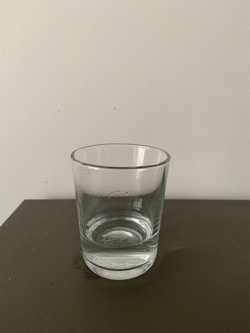
//> input picture projet_image/Image4.jpg, 250 x 333 px
$ ./main   (built with g++ and OpenCV 4)
//> lines starting //> are read from the running program, lines starting //| are printed output that depends on the picture; after the words box and inside, x2 and y2 are one past the last pixel; in counts of white or black regions, pixels touching at a corner belong together
#include <stdio.h>
#include <iostream>
#include <opencv2/opencv.hpp>
#include <string>
#include <opencv2/core/types_c.h>
#include <cstdlib>
#include <math.h>
//#include "json.hpp"
//#include "rapidjson/document.h"
#include <fstream>
//#include <json/value.h>
using namespace cv;
using namespace std;
//using json=nlohmann::json;
//using namespace rapidjson;


//faire une seuillage
// [54 lines left out: functions seuillage, histogramme, max1, afficheTab, not called in this run]


// [24 lines of commented-out code are left out]


// [26 lines left out: function CC, not called in this run]
int maxTab(int tab[], int n){
    int max=tab[0];
    for(int i=0; i<n;i++){
        if(max<tab[i]){
            max=tab[i];
        }
    }
    return max;
}

int minTab(int tab[],int n){
    int min = maxTab(tab,n),max=maxTab(tab,n);

   // cout<<"min : "<<min<<endl;
    for(int i =0 ; i < n ; i++){
        if(min>tab[i] && tab[i]!=0){
            min=tab[i];
        }
    }
    return max-min;
}

int debut(int tab[],int n,int m){
    int debut=tab[0];
    bool choix=true;
    int i=0;
    while(choix && i< n){
        if(tab[i]!=0 && tab[i]>m){
            debut=i;
           // cout<<tab[i]<<" tab debut"<<endl;
            choix=false;
            break;
        }
        i++;
    }
    return debut;
}
int fin(int tab[],int n,int m){
    int fin=tab[0];
    bool choix=true;
    int i=n-1;
    while(choix && i>0){
        if(tab[i]!=0 && tab[i]>m){
            fin=i;
            choix=false;
            break;
        }
        i--;
    }
    return fin;
}


int main(){
    /*******************avoir une image ************************/
    Mat img ;
    //img = imread("/home/aurelie/Images/projet image/Image2.png",IMREAD_COLOR);
     //img = imread("/home/aurelie/Images/projet image/image2.jpg",IMREAD_COLOR);
   img = imread("/home/aurelie/Images/projet image/Image4.jpg",IMREAD_COLOR);
//> img is the input picture: 333 rows x 250 cols, CV_8UC3; mean B, G, R 129.8, 141.8, 147.7
     //img = imread("/home/aurelie/Images/i2.png",IMREAD_COLOR);
    imshow("image",img);
    cout<<" ligne : "<<img.rows<<",colonne : "<<img.cols<<endl;
//|  ligne : 333,colonne : 250

    /**************Avoir une image en niveau de gris ****************/
    Mat nivGris(img.size(),CV_8UC1);
    for(int i =0 ; i < img.rows; i++){
        for(int j=0 ; j < img.cols; j++){
            nivGris.at<uchar>(i,j)=(img.at<Vec3b>(i,j)[0]+img.at<Vec3b>(i,j)[1]+img.at<Vec3b>(i,j)[2])/3;
          /* nivGris.at<Vec3b>(i,j)[0]=(img.at<Vec3b>(i,j)[0]+img.at<Vec3b>(i,j)[1]+img.at<Vec3b>(i,j)[2])/3;
            nivGris.at<Vec3b>(i,j)[1]=(img.at<Vec3b>(i,j)[0]+img.at<Vec3b>(i,j)[1]+img.at<Vec3b>(i,j)[2])/3;
            nivGris.at<Vec3b>(i,j)[2]=(img.at<Vec3b>(i,j)[0]+img.at<Vec3b>(i,j)[1]+img.at<Vec3b>(i,j)[2])/3;*/
        }
    }
   imshow("Niveau de gris",nivGris);
    // waitKey(0);


   /*********************contour de l'image **************************/

   Mat dst;
    Canny(img, dst, 50, 200, 3);
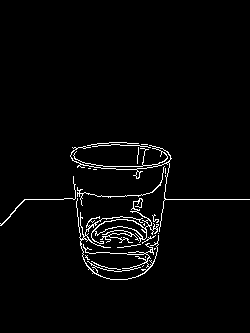
//> dst: 333 rows x 250 cols, CV_8UC1; 2.6% white in thin lines or dots, all inside (x1, y1, x2, y2) = (0, 142, 250, 280)
    imshow("canny",dst);

    waitKey(0);


    /*******************detection du verre **********************/


    // detect the contours on the binary image using cv2.CHAIN_APPROX_NONE
vector<vector<Point>> contours;
vector<Vec4i> hierarchy;

findContours(/*~thresh*/dst, contours, hierarchy, RETR_TREE, CHAIN_APPROX_NONE);
//> contours = 34 contours, 26 with area under 20; largest, box (x1, y1, x2, y2) and area: (76, 198, 159, 280) 562, (91, 198, 159, 244) 489, (94, 262, 150, 280) 454, (94, 219, 147, 240) 397, (70, 145, 250, 232) 132, (155, 147, 171, 166) 74, (0, 176, 76, 226) 24, (77, 166, 165, 206) 20
// draw contours on the original image
Mat image_copy = img.clone();
Mat clone=Mat::zeros(img.size(),CV_8UC3);

drawContours(image_copy, contours, -1, Scalar(0, 255, 0), 2);
//> image_copy: 333 rows x 250 cols, CV_8UC3; 7.6% of pixels changed, all inside (x1, y1, x2, y2) = (0, 141, 250, 281)
drawContours(clone, contours, -1, Scalar(0, 255, 0), 2);
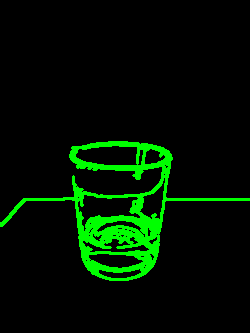
//> clone: 333 rows x 250 cols, CV_8UC3; mean B, G, R 0, 19.4, 0

imshow("clone",clone);
waitKey(0);

/***********************taille du verre ***************************/

int haut=0,bas=0,gauche=0,droite=0;
int mLigne=0,mColonne=0;
int tabligne[img.rows], tabcolonne[img.cols];
Mat Lignes=Mat::zeros(img.size(),CV_8UC1);
Mat Colonnes=Mat::zeros(img.size(),CV_8UC1);
for(int i=0; i < img.rows; i++){
    int lignes=0;
    for(int j=0; j < img.cols;j++){
        if(clone.at<Vec3b>(i,j)[0]==0 && clone.at<Vec3b>(i,j)[1]==255&&clone.at<Vec3b>(i,j)[2]==0){
            lignes++;
        }

    }

    tabligne[i]=lignes;
    //cout<<lignes<<"\t";
    for(int x=0; x <lignes;x++){
        Lignes.at<uchar>(i,x)=255;
    }
}
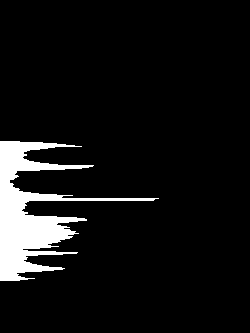
//> Lignes: 333 rows x 250 cols, CV_8UC1; 7.6% white; 1 white region, box (x1, y1, x2, y2) and area: (0, 141, 159, 281) 6324
//cout<<endl;
for(int i=0; i < img.cols; i++){
    int colonne=0;
    for(int j=0; j < img.rows;j++){
        if(clone.at<Vec3b>(j,i)[0]==0 && clone.at<Vec3b>(j,i)[1]==255&&clone.at<Vec3b>(j,i)[2]==0){
            colonne++;
        }

    }

    tabcolonne[i]=colonne;
    //cout<<colonne<<"\t";
    for(int x=0; x <colonne;x++){
        Colonnes.at<uchar>(x,i)=255;
    }
}
//> this loop made 250 passes
//> colonne on passes 1 to 3: 5, 5, 6
//> Colonnes: 333 rows x 250 cols, CV_8UC1; 7.6% white; 1 white region, box (x1, y1, x2, y2) and area: (0, 0, 250, 102) 6324
//cout<<endl;


mLigne=minTab(tabligne,img.rows)/4;
//> mLigne = 37
mColonne=minTab(tabcolonne,img.cols)/4;
//> mColonne = 24
//cout<<mLigne<< " "<<mColonne<<endl;

haut=debut(tabligne,img.rows,mLigne);
//> haut = 142
bas=fin(tabligne,img.rows,mLigne);
//> bas = 271
gauche=debut(tabcolonne,img.cols,mColonne);
//> gauche = 72
droite=fin(tabcolonne,img.cols,mColonne);
//> droite = 169
cout<<" haut : "<<haut<<" , bas : "<<bas<<", gauche : "<<gauche<<",droite : "<<droite<<endl;
//|  haut : 142 , bas : 271, gauche : 72,droite : 169


imshow("lignes",Lignes);
imshow("Colonnes",Colonnes);
waitKey(0);


/************le contour du verre**********************/
Mat verre=Mat::zeros(img.size(),CV_8UC1);
for(int i= haut; i < bas ; i++){
    for(int j = gauche ; j < droite; j++ ){
        if(clone.at<Vec3b>(i,j)[1]==255){
            verre.at<uchar>(i,j)=255;
        }

    }
}
//> verre: 333 rows x 250 cols, CV_8UC1; 6.5% white; 1 white region, box (x1, y1, x2, y2) and area: (72, 142, 169, 271) 5439

imshow("verre",verre);

waitKey(0);


    /********************overture et fermeture************************/

    Mat dilatation=Mat::zeros(verre.size(),CV_8UC1);

    dilate(/* c*//*aidecontour*/verre,dilatation,Mat(),Point(-1,-1),3);
//> dilatation: 333 rows x 250 cols, CV_8UC1; 12.2% white; 1 white region, box (x1, y1, x2, y2) and area: (69, 139, 172, 274) 10142
    erode(dilatation,dilatation,Mat(),Point(-1,-1),2);
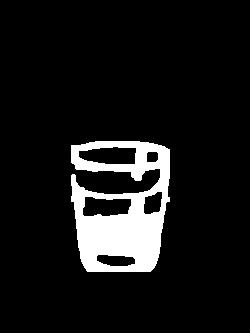
//> dilatation: 333 rows x 250 cols, CV_8UC1; 9.3% white; 1 white region, box (x1, y1, x2, y2) and area: (71, 141, 170, 272) 7770
    imshow("dilat",dilatation);
    dilatation.convertTo(dilatation,CV_8UC1);

    //cout<<dilatation.type()<<endl;
    /**************les lignes ****************/


    Mat lcontour=Mat::zeros(verre.size(),CV_8UC1);
    Mat rcontour=Mat::zeros(verre.size(),CV_8UC3);


    Mat milieu=dilatation.clone();

    for(int i=0; i < dilatation.rows;i++){
        for(int j=0; j<gauche; j++){
            milieu.at<uchar>(i,j)=0;
            if((j+gauche+(droite-gauche))<dilatation.cols){
                milieu.at<uchar>(i,j+gauche+(droite-gauche))=0;
            }


        }

    }
//> milieu: 333 rows x 250 cols, CV_8UC1; 9.2% white; 1 white region, box (x1, y1, x2, y2) and area: (72, 141, 169, 272) 7700
    imshow("milieu",milieu);
    /*******************histo projection entre intervalle *******************/
   // cout<<"img.cols"<<verre.cols<<"\n"<<verre.cols/2-50<<" "<<verre.cols/2+50<<endl;
    cout<<"avant g et d "<<endl;
     int g=verre.cols/2-40,d=verre.cols/2+40;
//> g = 85; d = 165
     cout<<g <<" "<<d<<endl;
//| 85 165
     if((droite-gauche/2)>40){
            if((gauche+(droite-gauche)/2-40)>0){
                g=gauche+(droite-gauche)/2-40;
//> g = 80
            }

            d=droite;
//> d = 169

     }
     cout<<g <<" "<<d<<endl;
//| 80 169
    for(int i=0; i < verre.rows;i++){
        int blanc=0;
        for(int j=g; j < d;j++){
            if(/*aidecontour*/dilatation.at<uchar>(i,j)==255){
           // if(erode.at<uchar>(i,j)==255){
                blanc++;
            }
        }

       // cout<<"blanc  : "<<blanc<<endl;
        //contour filtre pour img.cols/8
        //egalisation img.cols/3
        if(blanc>50){

            for(int j=0; j<verre.cols;j++){
                rcontour.at<Vec3b>(i,j)[0]=255;
                rcontour.at<Vec3b>(i,j)[1]=255;
                rcontour.at<Vec3b>(i,j)[2]=255;
            }
        }else{
              for(int j=0; j<img.cols;j++){
                rcontour.at<Vec3b>(i,j)[0]=0;
                rcontour.at<Vec3b>(i,j)[1]=0;
                rcontour.at<Vec3b>(i,j)[2]=0;
            }
        }
        for(int j=0; j < blanc;j++){
            lcontour.at<uchar>(i,j)=255;
        }

    }
//> rcontour: 333 rows x 250 cols, CV_8UC3; 21.6% white; 5 white regions, box (x1, y1, x2, y2) and area: (0, 214, 250, 257) 10750, (0, 162, 250, 171) 2250, (0, 142, 250, 149) 1750, (0, 265, 250, 272) 1750, (0, 193, 250, 199) 1500
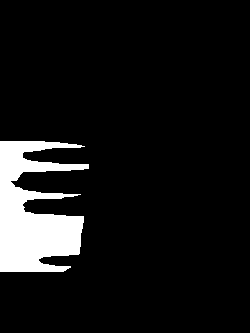
//> lcontour: 333 rows x 250 cols, CV_8UC1; 8.6% white; 1 white region, box (x1, y1, x2, y2) and area: (0, 141, 89, 272) 7156


    imshow("avoir blanccontour",lcontour);
    imshow("avoir traitecontour",rcontour);
    //waitKey(0);

    waitKey(0);

    /**********les lignes *******************/
    vector<int> lignes;
    for( int i =1 ; i < verre.rows-1; i++){
        if(i!=0 || i!=verre.rows){

                if(rcontour.at<uchar>(i-1,0)==0 && rcontour.at<uchar>(i,0)==255 && rcontour.at<uchar>(i+1,0)==255){
                    lignes.push_back(i);
                }

                if(rcontour.at<uchar>(i-1,0)==255 && rcontour.at<uchar>(i,0)==255 && rcontour.at<uchar>(i+1,0)==0){
                    lignes.push_back(i);
                }
        }

    }
//> after the loop, lignes = [142, 148, 162, 170, 193, 198, 214, 256, 265, 271]
   // [4 lines of commented-out code are left out]

    vector<int> nLignes;
    vector<int> newLignes;
    for( int i =0 ; i < lignes.size()-1; i=i+2){
        if(lignes[i+1]-lignes[i]>1 && (i+1)<lignes.size()){

            nLignes.push_back(lignes[i]);
            nLignes.push_back(lignes[i+1]);
            //cout<<lignes[i]<<" "<<lignes[i+1]<<endl;
        }

    }
//> this loop made 5 passes
   for(int i=0; i < nLignes.size();i=i+2){
        if(i+1<nLignes.size()){
             newLignes.push_back(nLignes[i+1]-nLignes[i]);
        }


    }

  // [4 lines of commented-out code are left out]
    int maxLigneblanc=0;
    if(newLignes.size()>2){
         maxLigneblanc=newLignes[1];
//> maxLigneblanc = 8
    }
    int indice=0;

    for(int i = 1; i < newLignes.size()-1; i++){
        //if(i+1<newLignes.size()-1){
        if(maxLigneblanc<newLignes[i] /*&&newLignes[i]>nLignes[i+1]*/  ){
                maxLigneblanc=newLignes[i];
                indice=i;
        }
        //}

    }
//> this loop made 3 passes
//> maxLigneblanc on pass 3: 42
//> after the loop, maxLigneblanc = 42; indice = 3
    if(indice==0){
        if(newLignes.size()>=3){
            indice=1;
        }
    }
    cout<<"max ligne blanc dans le milieu eau : "<<maxLigneblanc<<" , indice : "<<indice<<endl;
//| max ligne blanc dans le milieu eau : 42 , indice : 3
    float tailleVerre=nLignes[(nLignes.size()-1)]-nLignes[0];
//> tailleVerre = 129
    float tailleEau=0;
    cout<<"taille du verre : "<<tailleVerre<<endl;
//| taille du verre : 129
    cvtColor(verre,verre,COLOR_GRAY2RGB);
     // tailleEau=newLignes[(newLignes.size()-2)]*100/tailleVerre;
    if(maxLigneblanc==0){
        cout<<"soit le verre est remplir ou il est vide"<<endl;
    }else{
        for(int i = nLignes[indice*2] ; i< nLignes[nLignes.size()-2];i++){
            for(int j=gauche; j < droite; j++){
                verre.at<Vec3b>(i,j)[0]=255;
                //cout<<"color"<<endl;
            }

        }
//> this loop made 51 passes
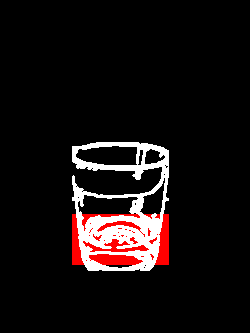
//> verre: 333 rows x 250 cols, CV_8UC3; mean R, G, B 23.2, 16.7, 16.7
        tailleEau=(nLignes[nLignes.size()-2]-nLignes[indice*2])*100/tailleVerre;
//> tailleEau = 39.53

    }

    for(int j=0; j < verre.cols;j++){
        verre.at<Vec3b>(haut,j)[2]=255;
        verre.at<Vec3b>(bas,j)[2]=255;
    }
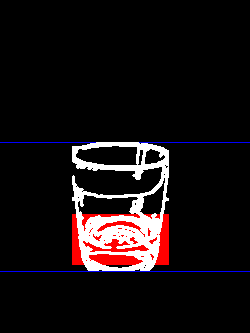
//> verre: 333 rows x 250 cols, CV_8UC3; 0.55% of pixels changed, all inside (x1, y1, x2, y2) = (0, 142, 250, 272)

    cout<<"taille eau : "<<tailleEau<<endl;
//| taille eau : 39.5349
    imshow("verre avec l'eau",verre);
    waitKey(0);
    /****************Vérité terrain*****************/

    ifstream image_file("/home/aurelie/Images/projet image/Image4.json");
    string ligne;
    vector<string> v1;

    vector<string>v3;
    vector<int>v4;

    int nombre=8;
    while(getline(image_file,ligne)){
        //cout<<ligne<<endl;
         //cout<<"taille"<<ligne.size()<<endl;
         if(ligne.find("label")!=string::npos){
             v1.push_back(ligne);
           // cout<<ligne.find("label")<<endl;;
         }
         if(ligne.find("points")!=string::npos){
             string l;
             int number=0;
             while(getline(image_file,l)&& number<nombre){
                 v3.push_back(l);
                 number++;

             }

         }

    };

    for(int i=0; i < v1.size(); i++){
        cout<<v1[i]<<endl;
    }

    for(int i=0; i < v3.size(); i++){
        //cout<<v3[i]<<endl;
        try {
         int num2 = stoi(v3[i]);
        // cout << "num2: " << num2 << endl;
         v4.push_back(num2);
     }
        catch (std::exception& e) {
         //cout << e.what() << " caused the error!!!\n";
         }
    }

    cout<<"taille de v4 "<<v4.size()<<endl;
//| taille de v4 0

    for(int i =0 ; i < v4.size(); i=i+4){
       /* int x1=v4[i]
        int y1=v4[i+1]
        int x2=v4[i+2]
        int y2=v4[i+3]*/
        line(verre,Point(v4[i],v4[i+1]),Point(v4[i+2],v4[i+3]),Scalar(0,255,0),1,LINE_4);


    }


    imshow("verre avec l'eau",verre);
     waitKey(0);

  //Egaliser ou normalier l'image


    return 0;
}

$ run again, with projet_image/Image2.png saved as projet_image/Image4.jpg
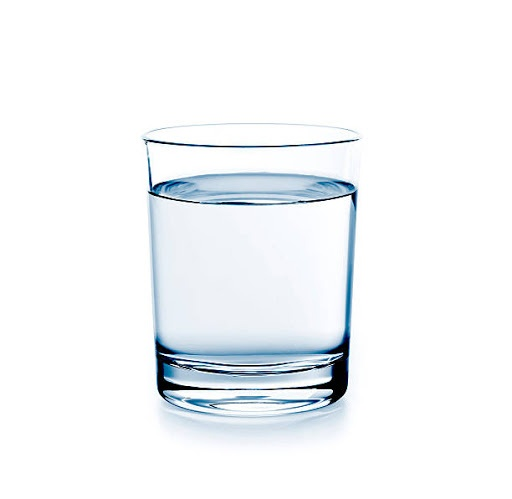
//> input picture projet_image/Image2.png, 512 x 499 px
//> img is the input picture: 499 rows x 512 cols, CV_8UC3; mean B, G, R 248.3, 246.2, 243.5
//|  ligne : 499,colonne : 512
//> dst: 499 rows x 512 cols, CV_8UC1; 2.4% white in thin lines or dots, all inside (x1, y1, x2, y2) = (140, 122, 362, 422)
//> contours = 134 contours, 126 with area under 20; largest, box (x1, y1, x2, y2) and area: (140, 122, 362, 417) 752, (160, 122, 331, 130) 346, (214, 397, 320, 412) 74, (175, 360, 200, 366) 61, (329, 126, 345, 130) 29, (142, 130, 154, 137) 26, (267, 409, 279, 412) 20, (150, 192, 160, 197) 20
//> image_copy: 499 rows x 512 cols, CV_8UC3; 6.84% of pixels changed, all inside (x1, y1, x2, y2) = (139, 121, 363, 423)
//|  haut : 121 , bas : 418, gauche : 147,droite : 357
//> after the loop `for(int i=0; i < dilatation.rows;i++)`:
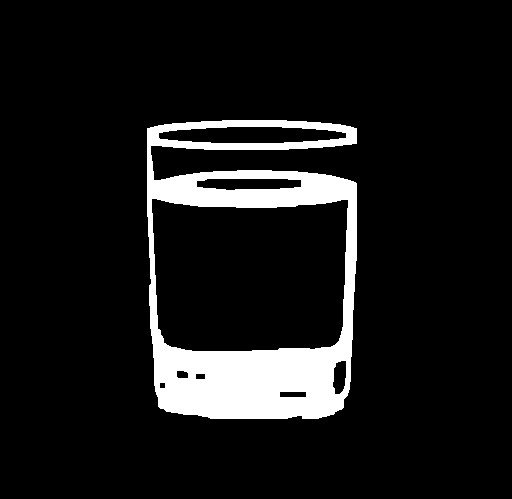
//> milieu: 499 rows x 512 cols, CV_8UC1; 9.4% white; 1 white region, box (x1, y1, x2, y2) and area: (147, 120, 357, 419) 24037
//| 216 296
//| 212 357
//> after the loop `for( int i =1 ; i < verre.rows-1; i++)`: lignes = [120, 128, 141, 149, 171, 179, 181, 206, 348, 418]
//> the loop `for( int i =0 ; i < lignes.size()-1; i=i+2)` made 5 passes
//> the loop `for(int i=0; i < nLignes.size();i=i+2)` made 5 passes
//> `maxLigneblanc=newLignes[1];`: maxLigneblanc = 8
//> the loop `for(int i = 1; i < newLignes.size()-1; i++)` made 3 passes
//> maxLigneblanc on pass 3: 25
//> after the loop `for(int i = 1; i < newLignes.size()-1; i++)`: maxLigneblanc = 25; indice = 3
//| max ligne blanc dans le milieu eau : 25 , indice : 3
//> tailleVerre = 298
//| taille du verre : 298
//> tailleEau = 56.04
//> after the loop `for(int j=0; j < verre.cols;j++)`:
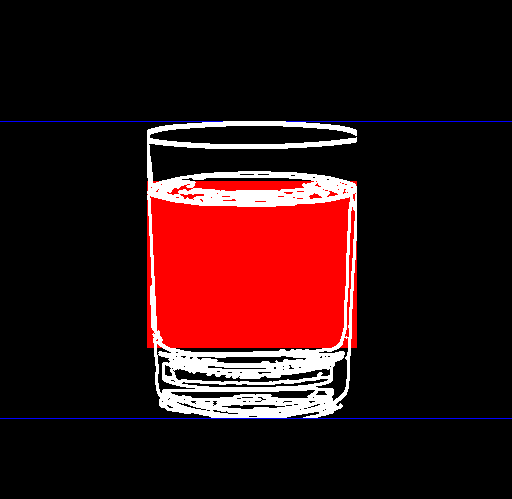
//> verre: 499 rows x 512 cols, CV_8UC3; mean R, G, B 47, 17.1, 18.1
//| taille eau : 56.0403
//| taille de v4 0

$ run again, with projet_image/Image6.jpg copied over projet_image/Image4.jpg
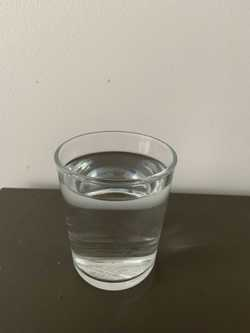
//> input picture projet_image/Image6.jpg, 250 x 333 px
//> img is the input picture: 333 rows x 250 cols, CV_8UC3; mean B, G, R 123.4, 136.7, 142.1
//|  ligne : 333,colonne : 250
//> `Canny(img, dst, 50, 200, 3);`:
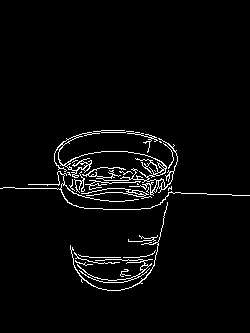
//> dst: 333 rows x 250 cols, CV_8UC1; 3.3% white in thin lines or dots, all inside (x1, y1, x2, y2) = (0, 130, 250, 291)
//> contours = 48 contours, 35 with area under 20; largest, box (x1, y1, x2, y2) and area: (54, 132, 178, 196) 396, (81, 188, 152, 199) 78, (77, 259, 153, 283) 66, (70, 202, 168, 291) 37, (127, 192, 145, 197) 35
//> image_copy: 333 rows x 250 cols, CV_8UC3; 9.58% of pixels changed, all inside (x1, y1, x2, y2) = (0, 129, 250, 292)
//> the loop `for(int i=0; i < img.cols; i++)` made 250 passes
//> colonne on passes 1 to 3: 3, 3, 4
//|  haut : 130 , bas : 283, gauche : 55,droite : 175
//| 85 165
//| 75 175
//> after the loop `for( int i =1 ; i < verre.rows-1; i++)`: lignes = [130, 135, 150, 154, 157, 210, 255, 265, 273, 283]
//> the loop `for( int i =0 ; i < lignes.size()-1; i=i+2)` made 5 passes
//> the loop `for(int i=0; i < nLignes.size();i=i+2)` made 5 passes
//> `maxLigneblanc=newLignes[1];`: maxLigneblanc = 4
//> the loop `for(int i = 1; i < newLignes.size()-1; i++)` made 3 passes
//> maxLigneblanc on pass 2: 53
//> after the loop `for(int i = 1; i < newLignes.size()-1; i++)`: maxLigneblanc = 53; indice = 2
//| max ligne blanc dans le milieu eau : 53 , indice : 2
//> tailleVerre = 153
//| taille du verre : 153
//> the loop `for(int i = nLignes[indice*2] ; i< nLignes[nLignes.size()-2];i++)` made 116 passes
//> tailleEau = 75.82
//> after the loop `for(int j=0; j < verre.cols;j++)`:
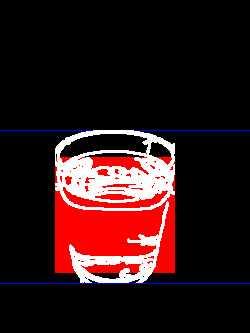
//> verre: 333 rows x 250 cols, CV_8UC3; mean R, G, B 47.4, 21.9, 23.3
//| taille eau : 75.817
//| taille de v4 0

$ run again, with projet_image/Image8.jpg copied over projet_image/Image4.jpg
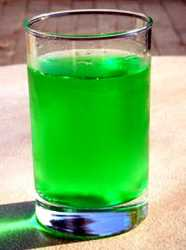
//> input picture projet_image/Image8.jpg, 186 x 250 px
//> img is the input picture: 250 rows x 186 cols, CV_8UC3; mean B, G, R 103.8, 177.6, 118.8
//|  ligne : 250,colonne : 186
//> dst: 250 rows x 186 cols, CV_8UC1; 8.8% white in thin lines or dots
//> contours = 141 contours, 134 with area under 20; largest, box (x1, y1, x2, y2) and area: (0, 0, 147, 208) 128, (23, 202, 149, 250) 92, (142, 203, 149, 217) 52, (114, 28, 152, 57) 26, (0, 199, 100, 233) 26, (71, 66, 126, 81) 22, (53, 191, 117, 203) 21
//> the loop `for(int i=0; i < img.rows; i++)` made 250 passes
//> lignes on passes 1 to 3: 27, 40, 41
//> the loop `for(int i=0; i < img.cols; i++)` made 186 passes
//> colonne on passes 1 to 3: 18, 22, 24
//|  haut : 1 , bas : 248, gauche : 7,droite : 151
//| 53 133
//| 39 151
//> the loop `for(int i=0; i < verre.rows;i++)` made 250 passes
//> blanc on passes 1 to 3: 35, 35, 35
//> after the loop `for( int i =1 ; i < verre.rows-1; i++)`: lignes = [7, 18, 30, 80, 190, 243]
//> the loop `for( int i =0 ; i < lignes.size()-1; i=i+2)` made 3 passes
//> the loop `for(int i=0; i < nLignes.size();i=i+2)` made 3 passes
//> `maxLigneblanc=newLignes[1];`: maxLigneblanc = 50
//> the loop `for(int i = 1; i < newLignes.size()-1; i++)` made 1 pass
//> after the loop `for(int i = 1; i < newLignes.size()-1; i++)`: indice = 0
//| max ligne blanc dans le milieu eau : 50 , indice : 1
//> tailleVerre = 236
//| taille du verre : 236
//> tailleEau = 67.8
//> after the loop `for(int j=0; j < verre.cols;j++)`:
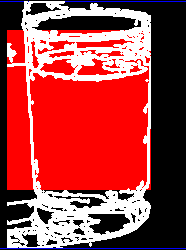
//> verre: 250 rows x 186 cols, CV_8UC3; mean R, G, B 160.7, 62.9, 64.7
//| taille eau : 67.7966
//| taille de v4 0
